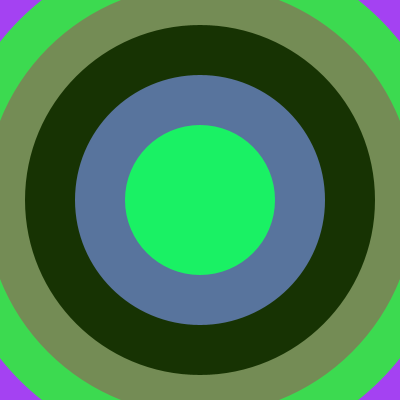
Frame 1 (no input)
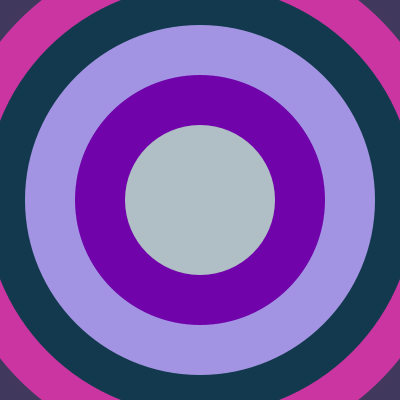
Frame 60 (the mouse pressed at the canvas centre just before this capture)
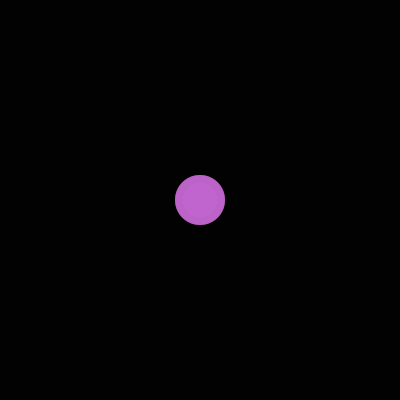
Frame 120 (the mouse held since frame 60 and released just before this capture)

The Processing sketch that drew these frames (run headless with seeded random() and noise(); from frame 60 on, the mouse is pressed at the canvas centre):

// Processing sketch: processing_59945
// ── processing_59945.pde



void setup () {
  size(400, 400);
  background(0);
  smooth();

}
  
void draw() {
  fill (0, 50);
  noStroke();
  noCursor();
  rect(0,0, width, height);
if (mousePressed) {
  frameRate(10);

fill (random(255), random(255), random(255), random(255));
ellipse(mouseX, mouseY, 50,50);
ellipse(mouseX, mouseY, 35, 35);
ellipse(mouseX, mouseY, 20, 20);
}
else{
  frameRate(120);
  background (random(255), random(255), random(255));
  noStroke();
  noCursor();
  fill (random(255), random(255), random(255));
  ellipse(200,200,510,510);
  fill (random(255), random(255), random(255));
  ellipse(200,200, 430,430);
  fill (random(255), random(255), random(255));
  ellipse(200,200, 350,350);
   fill (random(255), random(255), random(255));
  ellipse(200,200, 250,250);
 fill (random(255), random(255), random(255));
  ellipse(200,200, 150,150);
}
}
